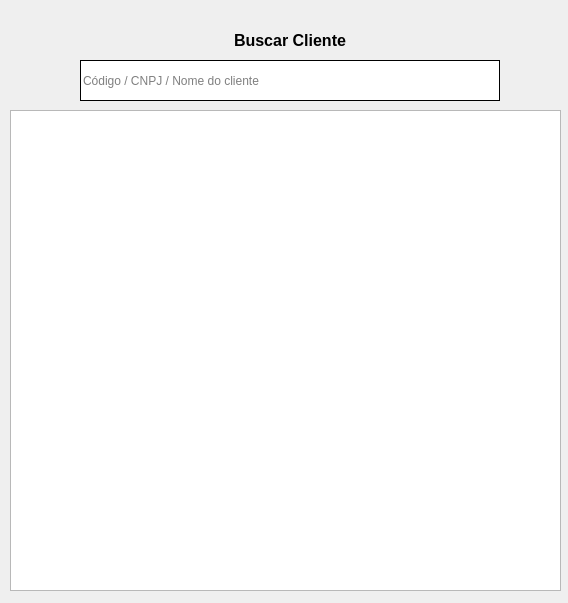
<?xml version="1.0" encoding="UTF-8"?>
<ui version="4.0">
 <class>Dialog</class>
 <widget class="QDialog" name="Dialog">
  <property name="geometry">
   <rect>
    <x>0</x>
    <y>0</y>
    <width>568</width>
    <height>603</height>
   </rect>
  </property>
  <property name="windowTitle">
   <string>Dialog</string>
  </property>
  <widget class="QLineEdit" name="buscar_cliente_campo">
   <property name="geometry">
    <rect>
     <x>80</x>
     <y>60</y>
     <width>420</width>
     <height>41</height>
    </rect>
   </property>
   <property name="styleSheet">
    <string notr="true">border-width: 1px;
border-style: solid;

</string>
   </property>
   <property name="placeholderText">
    <string>Código / CNPJ / Nome do cliente</string>
   </property>
  </widget>
  <widget class="QLabel" name="buscar_cliente_label">
   <property name="geometry">
    <rect>
     <x>80</x>
     <y>30</y>
     <width>420</width>
     <height>21</height>
    </rect>
   </property>
   <property name="font">
    <font>
     <pointsize>12</pointsize>
     <weight>75</weight>
     <bold>true</bold>
    </font>
   </property>
   <property name="text">
    <string>Buscar Cliente</string>
   </property>
   <property name="alignment">
    <set>Qt::AlignCenter</set>
   </property>
  </widget>
  <widget class="QTableWidget" name="buscar_cliente_tabela">
   <property name="geometry">
    <rect>
     <x>10</x>
     <y>110</y>
     <width>551</width>
     <height>481</height>
    </rect>
   </property>
  </widget>
 </widget>
 <resources/>
 <connections/>
</ui>
